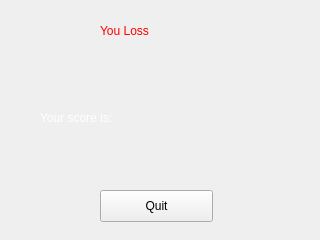
<?xml version="1.0" encoding="UTF-8"?>
<ui version="4.0">
 <class>LossDialog</class>
 <widget class="QWidget" name="LossDialog">
  <property name="geometry">
   <rect>
    <x>0</x>
    <y>0</y>
    <width>320</width>
    <height>240</height>
   </rect>
  </property>
  <property name="windowTitle">
   <string>Form</string>
  </property>
  <widget class="QLabel" name="label">
   <property name="geometry">
    <rect>
     <x>100</x>
     <y>20</y>
     <width>111</width>
     <height>21</height>
    </rect>
   </property>
   <property name="styleSheet">
    <string notr="true">color :rgb(255, 0, 0);
font: italic 24pt &quot;Herculanum&quot;;</string>
   </property>
   <property name="text">
    <string>You Loss</string>
   </property>
  </widget>
  <widget class="QLabel" name="label_2">
   <property name="geometry">
    <rect>
     <x>40</x>
     <y>110</y>
     <width>91</width>
     <height>16</height>
    </rect>
   </property>
   <property name="styleSheet">
    <string notr="true">color: rgb(255, 255, 255);</string>
   </property>
   <property name="text">
    <string>Your score is:</string>
   </property>
  </widget>
  <widget class="QLabel" name="score_label">
   <property name="geometry">
    <rect>
     <x>200</x>
     <y>100</y>
     <width>31</width>
     <height>31</height>
    </rect>
   </property>
   <property name="styleSheet">
    <string notr="true">color: rgb(253, 119, 11)</string>
   </property>
   <property name="text">
    <string/>
   </property>
  </widget>
  <widget class="QPushButton" name="quitButton">
   <property name="geometry">
    <rect>
     <x>100</x>
     <y>190</y>
     <width>113</width>
     <height>32</height>
    </rect>
   </property>
   <property name="styleSheet">
    <string notr="true"/>
   </property>
   <property name="text">
    <string>Quit</string>
   </property>
  </widget>
 </widget>
 <resources/>
 <connections/>
</ui>
